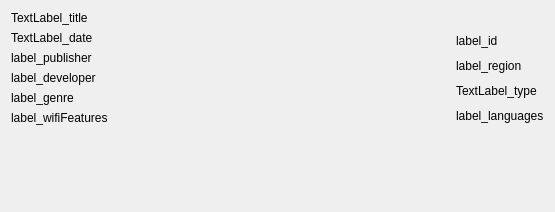
     <widget class="QWidget" name="tab">
      <attribute name="title">
       <string>Info</string>
      </attribute>
      <layout class="QGridLayout" name="gridLayout_3">
       <item row="0" column="0">
        <widget class="QLabel" name="label_title">
         <property name="minimumSize">
          <size>
           <width>250</width>
           <height>0</height>
          </size>
         </property>
         <property name="text">
          <string>TextLabel_title</string>
         </property>
        </widget>
       </item>
       <item row="1" column="0">
        <layout class="QHBoxLayout" name="horizontalLayout">
         <item>
          <layout class="QVBoxLayout" name="verticalLayout">
           <item>
            <widget class="QLabel" name="label_date">
             <property name="text">
              <string>TextLabel_date</string>
             </property>
            </widget>
           </item>
           <item>
            <widget class="QLabel" name="label_publisher">
             <property name="text">
              <string>label_publisher</string>
             </property>
            </widget>
           </item>
           <item>
            <widget class="QLabel" name="label_developer">
             <property name="minimumSize">
              <size>
               <width>328</width>
               <height>0</height>
              </size>
             </property>
             <property name="text">
              <string>label_developer</string>
             </property>
            </widget>
           </item>
           <item>
            <widget class="QLabel" name="label_genre">
             <property name="text">
              <string>label_genre</string>
             </property>
            </widget>
           </item>
           <item>
            <widget class="QLabel" name="label_wifiFeatures">
             <property name="text">
              <string>label_wifiFeatures</string>
             </property>
            </widget>
           </item>
          </layout>
         </item>
         <item>
          <spacer name="horizontalSpacer">
           <property name="orientation">
            <enum>Qt::Horizontal</enum>
           </property>
           <property name="sizeHint" stdset="0">
            <size>
             <width>40</width>
             <height>20</height>
            </size>
           </property>
          </spacer>
         </item>
         <item>
          <layout class="QVBoxLayout" name="verticalLayout_2">
           <item>
            <widget class="QLabel" name="label_id">
             <property name="text">
              <string>label_id</string>
             </property>
            </widget>
           </item>
           <item>
            <widget class="QLabel" name="label_region">
             <property name="text">
              <string>label_region</string>
             </property>
            </widget>
           </item>
           <item>
            <widget class="QLabel" name="label_type">
             <property name="text">
              <string>TextLabel_type</string>
             </property>
            </widget>
           </item>
           <item>
            <widget class="QLabel" name="label_languages">
             <property name="text">
              <string>label_languages</string>
             </property>
            </widget>
           </item>
          </layout>
         </item>
        </layout>
       </item>
       <item row="2" column="0">
        <layout class="QHBoxLayout" name="horizontalLayout_2">
         <item>
          <spacer name="horizontalSpacer_2">
           <property name="orientation">
            <enum>Qt::Horizontal</enum>
           </property>
           <property name="sizeType">
            <enum>QSizePolicy::MinimumExpanding</enum>
           </property>
           <property name="sizeHint" stdset="0">
            <size>
             <width>4</width>
             <height>17</height>
            </size>
           </property>
          </spacer>
         </item>
         <item>
          <widget class="QGraphicsView" name="graphicsView">
           <property name="minimumSize">
            <size>
             <width>529</width>
             <height>70</height>
            </size>
           </property>
           <property name="maximumSize">
            <size>
             <width>529</width>
             <height>70</height>
            </size>
           </property>
           <property name="palette">
            <palette>
             <active>
              <colorrole role="WindowText">
               <brush brushstyle="SolidPattern">
                <color alpha="255">
                 <red>255</red>
                 <green>255</green>
                 <blue>255</blue>
                </color>
               </brush>
              </colorrole>
              <colorrole role="Button">
               <brush brushstyle="SolidPattern">
                <color alpha="0">
                 <red>36</red>
                 <green>36</green>
                 <blue>36</blue>
                </color>
               </brush>
              </colorrole>
              <colorrole role="Light">
               <brush brushstyle="SolidPattern">
                <color alpha="0">
                 <red>54</red>
                 <green>54</green>
                 <blue>54</blue>
                </color>
               </brush>
              </colorrole>
              <colorrole role="Midlight">
               <brush brushstyle="SolidPattern">
                <color alpha="0">
                 <red>45</red>
                 <green>45</green>
                 <blue>45</blue>
                </color>
               </brush>
              </colorrole>
              <colorrole role="Dark">
               <brush brushstyle="SolidPattern">
                <color alpha="0">
                 <red>18</red>
                 <green>18</green>
                 <blue>18</blue>
                </color>
               </brush>
              </colorrole>
              <colorrole role="Mid">
               <brush brushstyle="SolidPattern">
                <color alpha="0">
                 <red>24</red>
                 <green>24</green>
                 <blue>24</blue>
                </color>
               </brush>
              </colorrole>
              <colorrole role="Text">
               <brush brushstyle="SolidPattern">
                <color alpha="255">
                 <red>255</red>
                 <green>255</green>
                 <blue>255</blue>
                </color>
               </brush>
              </colorrole>
              <colorrole role="BrightText">
               <brush brushstyle="SolidPattern">
                <color alpha="255">
                 <red>255</red>
                 <green>255</green>
                 <blue>255</blue>
                </color>
               </brush>
              </colorrole>
              <colorrole role="ButtonText">
               <brush brushstyle="SolidPattern">
                <color alpha="255">
                 <red>255</red>
                 <green>255</green>
                 <blue>255</blue>
                </color>
               </brush>
              </colorrole>
              <colorrole role="Base">
               <brush brushstyle="SolidPattern">
                <color alpha="0">
                 <red>0</red>
                 <green>0</green>
                 <blue>0</blue>
                </color>
               </brush>
              </colorrole>
              <colorrole role="Window">
               <brush brushstyle="SolidPattern">
                <color alpha="0">
                 <red>36</red>
                 <green>36</green>
                 <blue>36</blue>
                </color>
               </brush>
              </colorrole>
              <colorrole role="Shadow">
               <brush brushstyle="SolidPattern">
                <color alpha="0">
                 <red>0</red>
                 <green>0</green>
                 <blue>0</blue>
                </color>
               </brush>
              </colorrole>
              <colorrole role="HighlightedText">
               <brush brushstyle="SolidPattern">
                <color alpha="0">
                 <red>14</red>
                 <green>24</green>
                 <blue>3</blue>
                </color>
               </brush>
              </colorrole>
              <colorrole role="AlternateBase">
               <brush brushstyle="SolidPattern">
                <color alpha="127">
                 <red>18</red>
                 <green>18</green>
                 <blue>18</blue>
                </color>
               </brush>
              </colorrole>
              <colorrole role="NoRole">
               <brush brushstyle="SolidPattern">
                <color alpha="0">
                 <red>0</red>
                 <green>0</green>
                 <blue>0</blue>
                </color>
               </brush>
              </colorrole>
              <colorrole role="ToolTipBase">
               <brush brushstyle="SolidPattern">
                <color alpha="255">
                 <red>255</red>
                 <green>255</green>
                 <blue>220</blue>
                </color>
               </brush>
              </colorrole>
              <colorrole role="ToolTipText">
               <brush brushstyle="SolidPattern">
                <color alpha="0">
                 <red>0</red>
                 <green>0</green>
                 <blue>0</blue>
                </color>
               </brush>
              </colorrole>
             </active>
             <inactive>
              <colorrole role="WindowText">
               <brush brushstyle="SolidPattern">
                <color alpha="255">
                 <red>255</red>
                 <green>255</green>
                 <blue>255</blue>
                </color>
               </brush>
              </colorrole>
              <colorrole role="Button">
               <brush brushstyle="SolidPattern">
                <color alpha="0">
                 <red>36</red>
                 <green>36</green>
                 <blue>36</blue>
                </color>
               </brush>
              </colorrole>
              <colorrole role="Light">
               <brush brushstyle="SolidPattern">
                <color alpha="0">
                 <red>54</red>
                 <green>54</green>
                 <blue>54</blue>
                </color>
               </brush>
              </colorrole>
              <colorrole role="Midlight">
               <brush brushstyle="SolidPattern">
                <color alpha="0">
                 <red>45</red>
                 <green>45</green>
                 <blue>45</blue>
                </color>
               </brush>
              </colorrole>
              <colorrole role="Dark">
               <brush brushstyle="SolidPattern">
                <color alpha="0">
                 <red>18</red>
                 <green>18</green>
                 <blue>18</blue>
                </color>
               </brush>
              </colorrole>
              <colorrole role="Mid">
               <brush brushstyle="SolidPattern">
                <color alpha="0">
                 <red>24</red>
                 <green>24</green>
                 <blue>24</blue>
                </color>
               </brush>
              </colorrole>
              <colorrole role="Text">
               <brush brushstyle="SolidPattern">
                <color alpha="255">
                 <red>255</red>
                 <green>255</green>
                 <blue>255</blue>
                </color>
               </brush>
              </colorrole>
              <colorrole role="BrightText">
               <brush brushstyle="SolidPattern">
                <color alpha="255">
                 <red>255</red>
                 <green>255</green>
                 <blue>255</blue>
                </color>
               </brush>
              </colorrole>
              <colorrole role="ButtonText">
               <brush brushstyle="SolidPattern">
                <color alpha="255">
                 <red>255</red>
                 <green>255</green>
                 <blue>255</blue>
                </color>
               </brush>
              </colorrole>
              <colorrole role="Base">
               <brush brushstyle="SolidPattern">
                <color alpha="0">
                 <red>0</red>
                 <green>0</green>
                 <blue>0</blue>
                </color>
               </brush>
              </colorrole>
              <colorrole role="Window">
               <brush brushstyle="SolidPattern">
                <color alpha="0">
                 <red>36</red>
                 <green>36</green>
                 <blue>36</blue>
                </color>
               </brush>
              </colorrole>
              <colorrole role="Shadow">
               <brush brushstyle="SolidPattern">
                <color alpha="0">
                 <red>0</red>
                 <green>0</green>
                 <blue>0</blue>
                </color>
               </brush>
              </colorrole>
              <colorrole role="HighlightedText">
               <brush brushstyle="SolidPattern">
                <color alpha="0">
                 <red>14</red>
                 <green>24</green>
                 <blue>3</blue>
                </color>
               </brush>
              </colorrole>
              <colorrole role="AlternateBase">
               <brush brushstyle="SolidPattern">
                <color alpha="127">
                 <red>18</red>
                 <green>18</green>
                 <blue>18</blue>
                </color>
               </brush>
              </colorrole>
              <colorrole role="NoRole">
               <brush brushstyle="SolidPattern">
                <color alpha="0">
                 <red>0</red>
                 <green>0</green>
                 <blue>0</blue>
                </color>
               </brush>
              </colorrole>
              <colorrole role="ToolTipBase">
               <brush brushstyle="SolidPattern">
                <color alpha="255">
                 <red>255</red>
                 <green>255</green>
                 <blue>220</blue>
                </color>
               </brush>
              </colorrole>
              <colorrole role="ToolTipText">
               <brush brushstyle="SolidPattern">
                <color alpha="0">
                 <red>0</red>
                 <green>0</green>
                 <blue>0</blue>
                </color>
               </brush>
              </colorrole>
             </inactive>
             <disabled>
              <colorrole role="WindowText">
               <brush brushstyle="SolidPattern">
                <color alpha="0">
                 <red>18</red>
                 <green>18</green>
                 <blue>18</blue>
                </color>
               </brush>
              </colorrole>
              <colorrole role="Button">
               <brush brushstyle="SolidPattern">
                <color alpha="0">
                 <red>36</red>
                 <green>36</green>
                 <blue>36</blue>
                </color>
               </brush>
              </colorrole>
              <colorrole role="Light">
               <brush brushstyle="SolidPattern">
                <color alpha="0">
                 <red>54</red>
                 <green>54</green>
                 <blue>54</blue>
                </color>
               </brush>
              </colorrole>
              <colorrole role="Midlight">
               <brush brushstyle="SolidPattern">
                <color alpha="0">
                 <red>45</red>
                 <green>45</green>
                 <blue>45</blue>
                </color>
               </brush>
              </colorrole>
              <colorrole role="Dark">
               <brush brushstyle="SolidPattern">
                <color alpha="0">
                 <red>18</red>
                 <green>18</green>
                 <blue>18</blue>
                </color>
               </brush>
              </colorrole>
              <colorrole role="Mid">
               <brush brushstyle="SolidPattern">
                <color alpha="0">
                 <red>24</red>
                 <green>24</green>
                 <blue>24</blue>
                </color>
               </brush>
              </colorrole>
              <colorrole role="Text">
               <brush brushstyle="SolidPattern">
                <color alpha="0">
                 <red>18</red>
                 <green>18</green>
                 <blue>18</blue>
                </color>
               </brush>
              </colorrole>
              <colorrole role="BrightText">
               <brush brushstyle="SolidPattern">
                <color alpha="255">
                 <red>255</red>
                 <green>255</green>
                 <blue>255</blue>
                </color>
               </brush>
              </colorrole>
              <colorrole role="ButtonText">
               <brush brushstyle="SolidPattern">
                <color alpha="0">
                 <red>18</red>
                 <green>18</green>
                 <blue>18</blue>
                </color>
               </brush>
              </colorrole>
              <colorrole role="Base">
               <brush brushstyle="SolidPattern">
                <color alpha="0">
                 <red>36</red>
                 <green>36</green>
                 <blue>36</blue>
                </color>
               </brush>
              </colorrole>
              <colorrole role="Window">
               <brush brushstyle="SolidPattern">
                <color alpha="0">
                 <red>36</red>
                 <green>36</green>
                 <blue>36</blue>
                </color>
               </brush>
              </colorrole>
              <colorrole role="Shadow">
               <brush brushstyle="SolidPattern">
                <color alpha="0">
                 <red>0</red>
                 <green>0</green>
                 <blue>0</blue>
                </color>
               </brush>
              </colorrole>
              <colorrole role="HighlightedText">
               <brush brushstyle="SolidPattern">
                <color alpha="0">
                 <red>14</red>
                 <green>24</green>
                 <blue>3</blue>
                </color>
               </brush>
              </colorrole>
              <colorrole role="AlternateBase">
               <brush brushstyle="SolidPattern">
                <color alpha="0">
                 <red>36</red>
                 <green>36</green>
                 <blue>36</blue>
                </color>
               </brush>
              </colorrole>
              <colorrole role="NoRole">
               <brush brushstyle="SolidPattern">
                <color alpha="0">
                 <red>0</red>
                 <green>0</green>
                 <blue>0</blue>
                </color>
               </brush>
              </colorrole>
              <colorrole role="ToolTipBase">
               <brush brushstyle="SolidPattern">
                <color alpha="255">
                 <red>255</red>
                 <green>255</green>
                 <blue>220</blue>
                </color>
               </brush>
              </colorrole>
              <colorrole role="ToolTipText">
               <brush brushstyle="SolidPattern">
                <color alpha="0">
                 <red>0</red>
                 <green>0</green>
                 <blue>0</blue>
                </color>
               </brush>
              </colorrole>
             </disabled>
            </palette>
           </property>
           <property name="layoutDirection">
            <enum>Qt::RightToLeft</enum>
           </property>
           <property name="frameShape">
            <enum>QFrame::NoFrame</enum>
           </property>
           <property name="frameShadow">
            <enum>QFrame::Plain</enum>
           </property>
           <property name="lineWidth">
            <number>0</number>
           </property>
           <property name="alignment">
            <set>Qt::AlignRight|Qt::AlignTrailing|Qt::AlignVCenter</set>
           </property>
          </widget>
         </item>
        </layout>
       </item>
      </layout>
     </widget>
